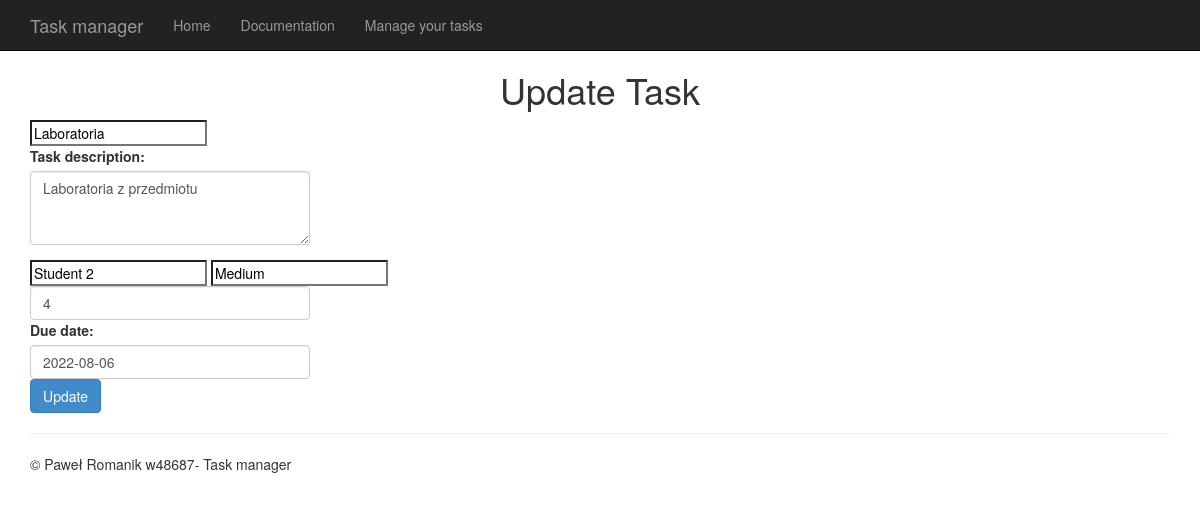
Page /worker/update/2 on the committed database.
### __init__.py (models this page shows)
class Todo(db.Model):
    id = db.Column(db.Integer, primary_key=True)
    content = db.Column(db.String(200), nullable=False)
    description = db.Column(db.String(200), nullable=True)
    owner = db.Column(db.String(50), nullable=True)
    duedate = db.Column(db.String(10), nullable=True)
    priority = db.Column(db.String(10), nullable=True)
    progress = db.Column(db.Integer, nullable=True)
    date_created = db.Column(db.DateTime, default=datetime.utcnow)
    def __repr__(self):
        return '<Task %r>' % self.id

### __init__.py (the view)
@app.route('/worker/update/<int:id>', methods=['GET', 'POST'])
def update(id):
    task = Todo.query.get_or_404(id)
    task_to_be_edited = copy.deepcopy(task)
    print(task)
    if request.method == 'POST':
        task.content = request.form['content']
        task.description = request.form['description']
        task.duedate = request.form['duedate']
        task.owner = request.form['owner']
        task.priority = request.form['priority']
        task.progress = request.form['progress']
        try:
            db.session.commit()
            print(f"Edytowano task ")
            history.execute(EditTaskCommand(task_to_be_edited, task))
            return redirect('/worker')
        except:
            return 'Wystapil problem przy edytowaniu zadania'
    else:
        return render_template('update.html', task=task)

### templates/update.html
{% extends 'worker.html' %}
{% block content %}
<div class="content">
    <h1 style="text-align: center">Update Task</h1>
    <div class="form">
        <form action="/worker/update/{{task.id}}" method="POST">
            <input type="text" name="content" id="content" value="{{task.content}}">
            <div class="form-group">
                <label for="taskDescription">Task description:</label>
                <textarea class="form-control" name="description" id="description" rows="3">{{task.description}}</textarea>
            </div>
            <input type="text" name="owner" id="owner" value="{{task.owner}}">
            <input type="text" name="priority" id="priority" value="{{task.priority}}">
            <input type="number" name="progress"  min="0" max="10"  id="progress" class="form-control" value="{{task.progress}}" placeholder="Enter progresss as a value from 0 to 10">
            <label for="dueDate">Due date:</label>
            <input type="text" name="duedate" id="duedate" class="form-control" placeholder="Enter due date in format YYYY-MM-DD" value="{{task.duedate}}">
            <button type="submit" class="btn btn-primary" value="Update">Update</button>
        </form>
    </div>
</div>
{% endblock %}

### static/content/site.css (style rules this page uses)
body { padding-top: 50px; padding-bottom: 20px; }
input, select, textarea { max-width: 280px; }

### rows in the picture
Todo: content "Laboratoria", description "Laboratoria z przedmiotu", owner "Student 2", priority "Medium", progress "4", duedate "2022-08-06"
